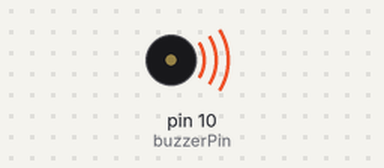
Bench run of a sketch on a simulated Arduino Uno, built with avr-gcc and run on an emulated ATmega328P. Shown: buzzer (waves = sounding).

Above: at 0.1 s.
Timing chart, 0 to 1.6 s (numbered marks = the images above):
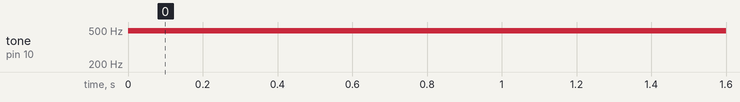

The sketch:

KY006-passive-buzzer.ino
```cpp
int buzzerPin = 10;
int j=1;
int dt=100;
void setup ()
{
  pinMode (buzzerPin, OUTPUT);
}
void loop ()
{
  analogWrite (buzzerPin, 125);
  delayMicroseconds(dt);
  digitalWrite (buzzerPin, LOW);
  delayMicroseconds(dt);
}
```

Measured:
- by itself, tone on pin 10 (buzzerPin): silent → 490 Hz at 0.00 s
